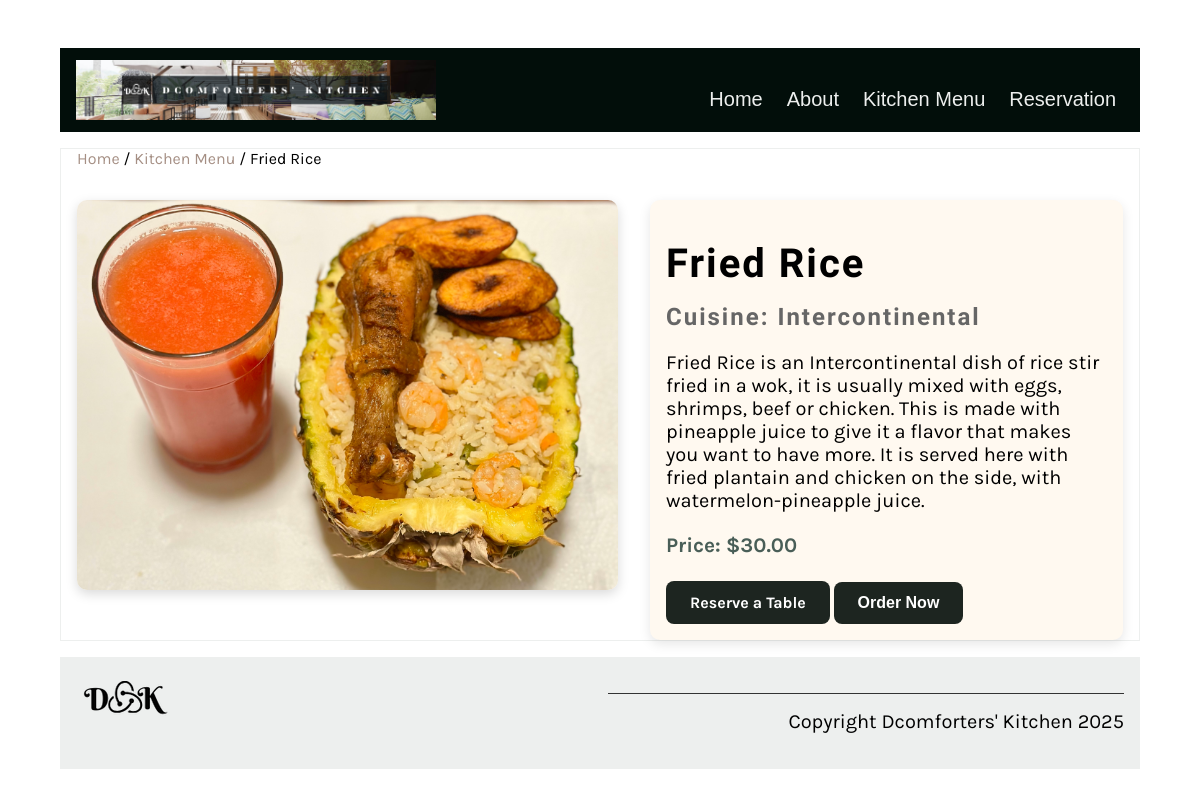
Page /kitchen/menu_details/4/ on the committed database.
### newapp/models.py (models this page shows, shortened)
class Menu(models.Model):
    food_name = models.CharField(max_length=100)
    cuisine = models.CharField(max_length=100)
    item_description = models.TextField(max_length=1000, default='')
    price = models.DecimalField(max_digits=10, decimal_places=2, null=True, blank=True)
    prep_time = models.IntegerField(default=25)
    calories = models.IntegerField(default=1000)
    image = models.ImageField(upload_to='newapp/static/img/menu_items/', null=True, blank=True)

### newapp/views.py (the view)
# urls.py: path('menu_details/<int:item_id>/', views.menu_details, name='menu_details'),
def menu_details(request, item_id):
    menu_item = get_object_or_404(Menu, id=item_id)
    order_success = False
    if request.method == 'POST':
        form = OrderForm(request.POST)
        if form.is_valid():
            order = form.save(commit=False)
            order.menu_item = menu_item
            order.save()
            order_success = True
    else:
        form = OrderForm()
    return render(request, 'menu_details.html', {
        'menu_item': menu_item,
        'form': form,
        'order_success': order_success
    })

### newapp/templates/menu_details.html (shortened to what this page needs)
{% extends 'base.html' %}
{% load static %}
{% block content %}
<section>
  <article>
    <div class="breadcrumb">
      <a href="{% url 'home' %}">Home</a> /
      <a href="{% url 'kitchen' %}">Kitchen Menu</a> /
      {{ menu_item.food_name }}
    </div>
    <div class="menu-details-container">
      <div class="menu-image-large">
        {% if menu_item.image %}
          <img src="/static/img/menu_items/{{menu_item.food_name}}.jpg" alt="{{ menu_item.food_name}}" />
        {% else %}
          <img src="{% static 'img/default_dish.jpg' %}" alt="Default Image">
        {% endif %}
      </div>
      <div class="menu-info">
        <h1>{{ menu_item.food_name }}</h1>
        <h2>Cuisine: {{ menu_item.cuisine }}</h2>
        <p class="menu-description">{{ menu_item.item_description }}</p>
        <p class="menu-price-large">Price: ${{ menu_item.price }}</p>
        <a href="{% url 'reservation' %}" class="cta-button">Reserve a Table</a>
        <button class="cta-button animate-bounce" id="openOrderModal">Order Now</button>
      </div>
    </div>
  </article>
</section>
{% endblock %}

### newapp/static/css/style.css (style rules this page uses)
body { font-family: 'Karla', sans-serif; margin-top: 3rem; margin-bottom: 3rem; margin-left: 5%; margin-right: 5%; }
h1, h2, h3, h4, h5, h6 { font-family: 'Markazi Text', serif; letter-spacing: 2px;; }
h1 { font-size: 4rem; margin-top: 1.5rem; margin-bottom: 0; }
h2 { font-size: 2.5rem; color: #333333; margin:1rem 0; }
p, ul { font-size: 1.25rem;; }
a { color: #a58f84; text-decoration: none; }
section { display: flex; gap: 2rem 1rem; margin-top: 1rem; margin-bottom: 1rem; flex-direction: row; }
article { flex:1; }
article img { max-width: 100%; }
main article { border: 1px solid #EDEFEE; padding-left: 1rem; padding-right: 1rem; }
.cta-button { display: inline-block; background: #1d2520; color: white; padding: 0.75rem 1.5rem; text-decoration: none; font-weight: bold; border-radius: 8px; border: none; transition: background-color 0.3s ease, transform 0.2s ease; cursor: pointer; font-size: 1rem; }
.animate-bounce { animation: bounce 2s infinite; }
.menu-details-container { display: flex; flex-wrap: wrap; gap: 2rem; align-items: flex-start; margin-top: 2rem; }
.menu-image-large { flex: 1 1 400px; }
.menu-image-large img { width: 100%; max-height: 400px; object-fit: cover; border-radius: 10px; box-shadow: 0 4px 12px rgba(0,0,0,0.15); }
.menu-info { flex: 1 1 300px; padding: 1rem; background-color: #fff9f0; border-radius: 10px; box-shadow: 0 4px 12px rgba(0,0,0,0.1); }
.menu-info h1 { font-size: 2.5rem; margin-bottom: 0.5rem; }
.menu-info h2 { font-size: 1.5rem; color: #666; margin-bottom: 1rem; }
.menu-description { font-size: 1.25rem; margin-bottom: 1rem; }
.menu-price-large { font-size: 1.3rem; font-weight: bold; color: #495E57; margin-bottom: 1.5rem; }
.breadcrumb { font-size: 1rem; margin-bottom: 1rem; }

### rows in the picture
Menu: food_name "Fried Rice", food_name (picture), cuisine "Intercontinental", item_description "Fried Rice is an Intercontinental dish of rice stir fried in a wok, it is usually mixed with eggs, shrimps, beef or chicken. This is made with pineapple juice to give it a flavor that makes you want to have more. It is served here with fried plantain and chicken on the side, with watermelon-pineapple juice.", price "30.00"
